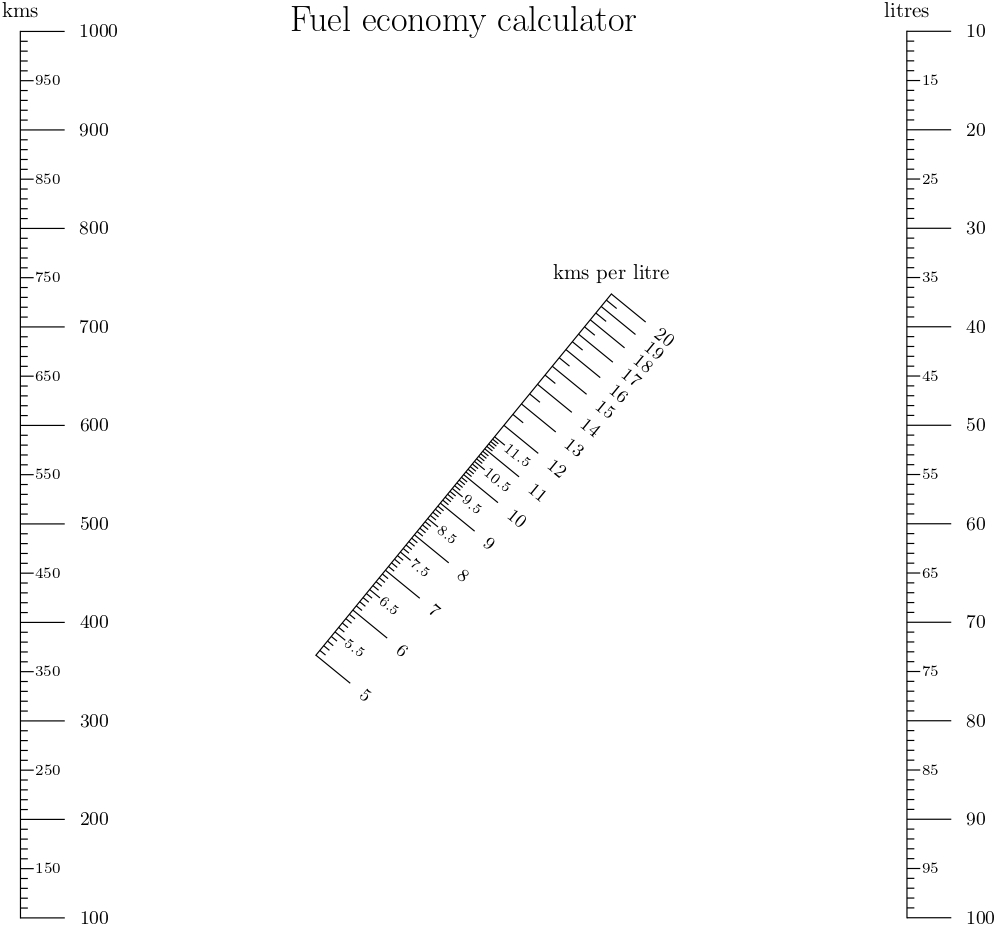
#> input picture src/nomograms/tutorial1a_page-0001.jpg, 997 x 926 px
$ python -i axisDetection.py   (imports and definitions only)
#> lines starting #> are read from the running program, lines starting #| are printed output that depends on the picture; after the words box and inside, x2 and y2 are one past the last pixel; in counts of white or black regions, pixels touching at a corner belong together
import tkinter as tk
from tkinter import filedialog, messagebox, simpledialog
from PIL import Image, ImageTk, ImageDraw
import cv2
import numpy as np
from matplotlib.figure import Figure


class Nomogram:
    def __init__(self):
        self.thresholded_image = None
        self.thresholded_value = None
        self.hierarchy = None
        self.width = None
        self.height = None
        self.gray = None
        self.img = None
        self.contours = None

    def set_attributes(self, path):
#> called with path = 'nomograms/tutorial1a_page-0001.jpg'
        self.img = cv2.imread(path, -1)
#> self.img is the input picture: shape (926, 997, 3); min 0, max 255, mean 251.6
        self.gray = cv2.cvtColor(self.img, cv2.COLOR_BGR2GRAY)
        self.thresholded_value, self.thresholded_image = cv2.threshold(self.gray, 100, 255, cv2.THRESH_BINARY_INV)
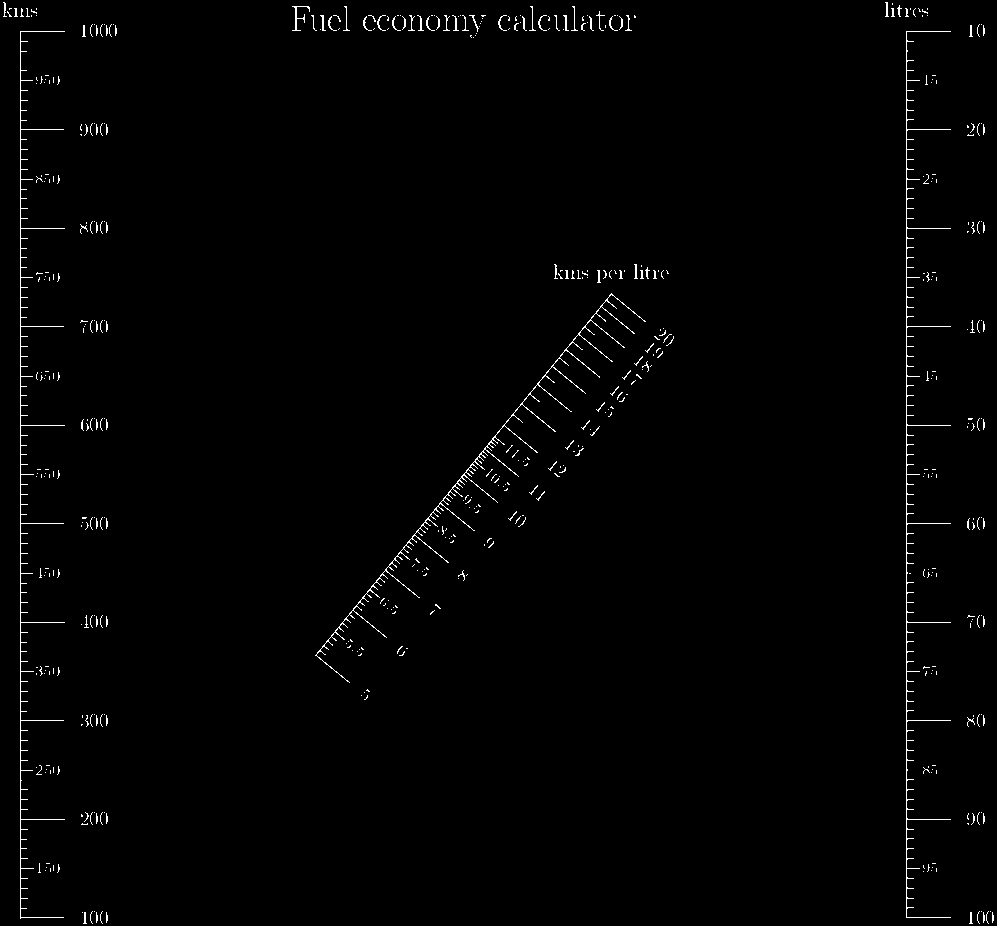
#> self.thresholded_image: shape (926, 997); 1.1% white in thin lines or dots
        self.contours, self.hierarchy = cv2.findContours(self.thresholded_image, cv2.RETR_EXTERNAL, cv2.CHAIN_APPROX_SIMPLE)
#> self.contours = 514 contours, 510 with area under 20; largest, box (x1, y1, x2, y2) and area: (315, 293, 646, 683) 455, (906, 31, 951, 918) 190, (20, 31, 65, 919) 90, (292, 6, 310, 31) 36; self.hierarchy = 514 rows, first 6: [1, -1, -1, -1], [2, 0, -1, -1], [3, 1, -1, -1], [4, 2, -1, -1], [5, 3, -1, -1], [6, 4, -1, -1]
        self.height, self.width = self.img.shape[:2]
#> self.height = 926; self.width = 997


class NomogramApp:
    # [75 lines left out: functions __init__, select_image_file, display_image, capture_axis_coordinates, display_axis_coordinates, not called in this run]

    def undo(self):
        print("hi")

    def delete_all_contours(self):
        print("hi")

    # [9 lines left out: function start_axis_selection, not called in this run]

    def start_normal_selection(self):
        self.canvas.bind("<Button-1>",self.draw_normal_distribution)

    # [16 lines left out: functions start_lasso_selection, continue_lasso_selection, not called in this run]

    def end_lasso_selection(self, event):
        if self.lasso_started:
            self.lasso_started = False


    # [8 lines left out: function draw_normal_distribution, not called in this run]

    def pick_axis(self):
        self.canvas.bind("<Button-1>", self.capture_axis_coordinates)
    # [48 lines left out: functions create_toolbar, plot_normal_distribution, not called in this run]

# [5 lines not run here, left out]

>>> result = Nomogram().set_attributes('nomograms/tutorial1a_page-0001.jpg')

$ run again, on src/nomograms/Nomogram-for-calculation-of-standard-water-Note-Developed-by-Phyllis-Meyer-Gaspar-PhD.png
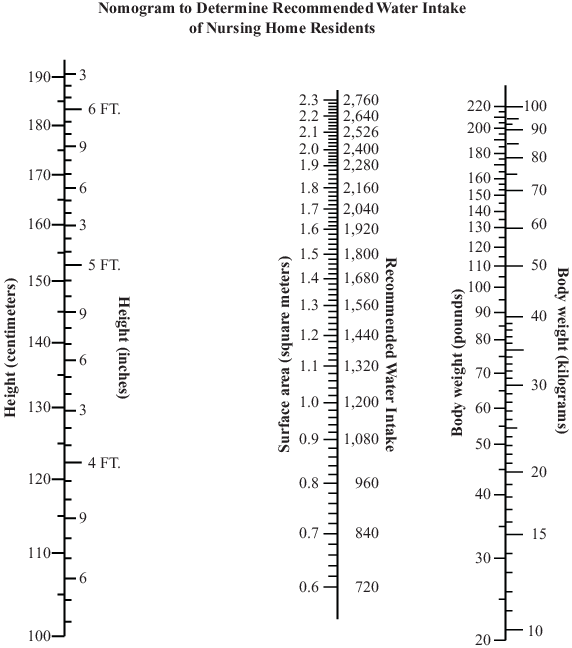
#> input picture src/nomograms/Nomogram-for-calculation-of-standard-water-Note-Developed-by-Phyllis-Meyer-Gaspar-PhD.png, 572 x 648 px
#> in set_attributes, self.img is the input picture: shape (648, 572, 3); mean B, G, R 243.7, 243.7, 243.8
#> in set_attributes, `self.thresholded_value, self.thresholded_image = cv2.threshold(self.gr..`:
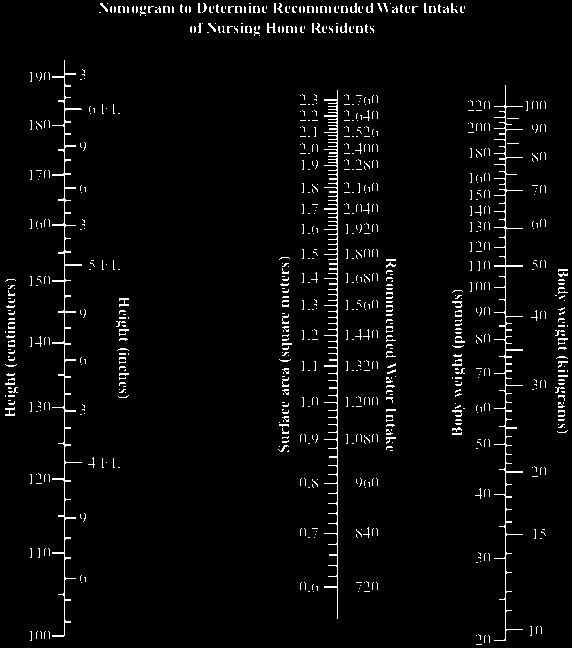
#> self.thresholded_image: shape (648, 572); 3.3% white in thin lines or dots
#> self.contours = 865 contours, 859 with area under 20; largest, box (x1, y1, x2, y2) and area: (52, 60, 82, 637) 487, (324, 90, 338, 619) 382, (494, 85, 523, 641) 341, (5, 407, 15, 416) 21, (119, 298, 129, 307) 21, (267, 23, 276, 33) 21; self.hierarchy = 865 rows, first 6: [1, -1, -1, -1], [2, 0, -1, -1], [3, 1, -1, -1], [4, 2, -1, -1], [5, 3, -1, -1], [6, 4, -1, -1]
